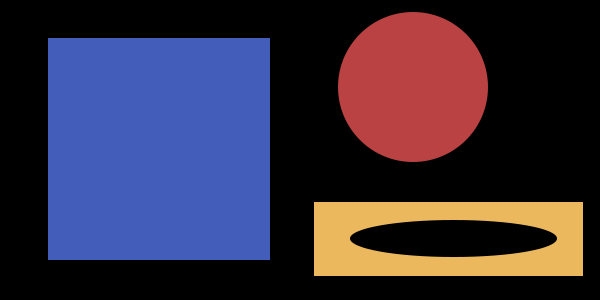
#> input picture images/basic_shapes.png, 600 x 300 px
$ jupyter execute 1_finding_drawing_contours.ipynb
#> lines starting #> are read from the running program, lines starting #| are printed output that depends on the picture; after the words box and inside, x2 and y2 are one past the last pixel; in counts of white or black regions, pixels touching at a corner belong together
### module1/cv_imshow.py
#!/usr/bin/env python
# coding: utf-8

# In[5]:


get_ipython().run_line_magic('matplotlib', 'inline')
from matplotlib import pyplot as plt
import cv2
import numpy as np


# In[8]:

def show_image():
    plt.show()

def display_image(title, img, render_image=True):
    if img.ndim == 3:
        img = img[:,:,::-1]
    plt.title(title)
    plt.imshow(img, cmap="gray")
    if render_image:
        show_image()

def create_subplot(fig, rows, columns, i, title, img):
    fig.add_subplot(rows, columns, i)
    display_image(title,img, render_image=False)

### module1/11_contours/1_finding_drawing_contours.ipynb
## CONTOURS
- We applied thresholding and edge detection to detect outlines and structures of objects in image.
- To access these outlines, we use contours
- This lesson includes finding and detecting contours in an image, along with extracting objects using contours, masks and cropping.

## FINGIND AND DRAWING CONTOURS
- If image is simple enough, we can directly use grayscsale as input.
- If image is complicated, we first objects using thresholing/edge detection and then find contours.

[cell 1]
#%matplotlib inline
import sys
sys.path.append("../../")

[cell 2]
import numpy as np
import cv2
from matplotlib import pyplot as plt
from cv_imshow import show_image, create_subplot, display_image
import imutils
import matplotlib.image as mpimg

[cell 3]
args = {
    "image" : "../../images/basic_shapes.png"
}

[cell 4]
image = cv2.imread(args["image"])
#> image is the input picture: shape (300, 600, 3); mean B, G, R 64.6, 46.4, 54.5
gray = cv2.cvtColor(image, cv2.COLOR_BGR2GRAY)
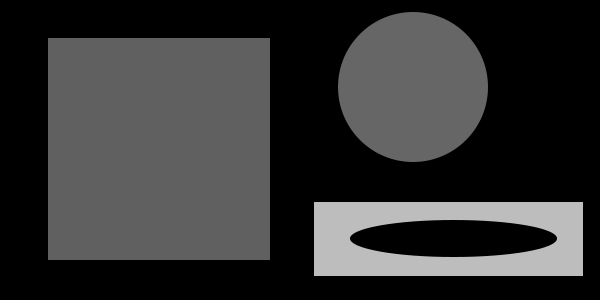
#> gray: shape (300, 600); min 0, max 189, mean 50.9
display_image("Original", image)

### FUNCTIONS
- cv2.findContours:
    - cv2.RETR_LIST: Returns all contours. Other methods exist that return only external contours
        - cv2.RETR_EXTERNAL: Return only external most contours of each shape in image. Example, if this was specified below, the oval shape in the yellow rectangle would not be returned.
    - cv2.CHAIN_ARPPOX_SIMPLE: Compresses horizontal, vertical and diagonal segments of contours and leaves only their end points.
    - returns a tuple of values, each tuple contains points along a contour.
- imutils.grab_contours
    - The problem with the returning tuple is that it is in a different format for OpenCV 2.4, OpenCV 3, OpenCV 3.4, OpenCV 4.0.0-pre, OpenCV 4.0.0-alpha, and OpenCV 4.0.0 (official).
    - The method in imutils solves this
- cv2.drawContours:
    - Draw returned contours on the clone of original image (or even a blank canvas), and provide thickness of the layer. (-1 for fill shape)

[cell 5]
cnts = cv2.findContours(gray.copy(), cv2.RETR_LIST, cv2.CHAIN_APPROX_SIMPLE)
#> cnts = 4 contours; box (x1, y1, x2, y2) and area: (48, 38, 270, 260) 48841, (314, 202, 583, 276) 19564, (338, 12, 488, 162) 17687, (350, 219, 557, 258) 5972
cnts = imutils.grab_contours(cnts)
clone = image.copy()
cv2.drawContours(clone, cnts, -1, (0,255,0), 2)
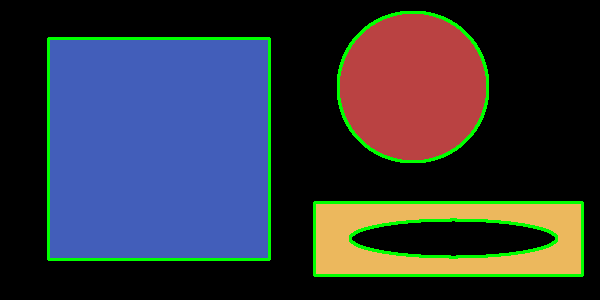
#> clone: shape (300, 600, 3); 4.28% of pixels changed, all inside (x1, y1, x2, y2) = (47, 11, 584, 277)
print("Found {} contours".format(len(cnts)))
#| Found 4 contours
display_image("All contours", clone)
#> call 2 of display_image, with title = 'All contours', render_image = True
#> in display_image (call 2), `img = img[:,:,::-1]`:
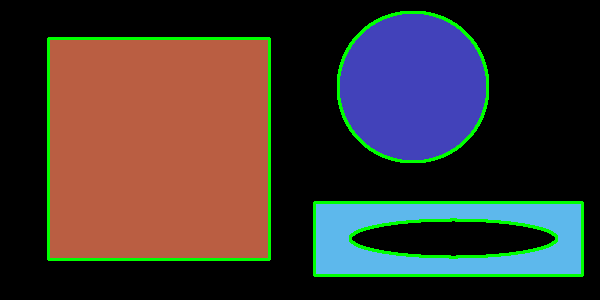
#> img: shape (300, 600, 3); mean B, G, R 50.4, 54.1, 61.4

[cell 6]
clone = image.copy()
fig = plt.figure(figsize=(12,12))
rows = 2
columns = 2
# loop over contours and draw each of them
for (i,c) in enumerate(cnts):
    cv2.drawContours(clone, [c], -1, (0,255,0), 2)
    create_subplot(fig, rows, columns, i+1, "Single Contour", clone)
#> this loop made 4 passes
#> c on passes 2 to 3: [[314, 202], [314, 275], [582, 275], [582, 202]], [[48, 38], [48, 259], [269, 259], [269, 38]]
#> pass 2, in display_image (call 4), `img = img[:,:,::-1]`:
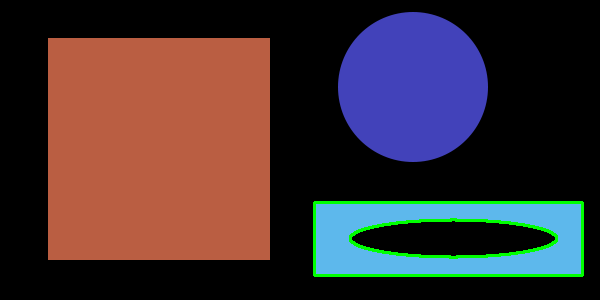
#> img: shape (300, 600, 3); mean B, G, R 51.9, 49.2, 63.5
    #display_image("Single contour", clone)
#> figure, not shown here; B, G, R data is drawn as R, G, B

### Apply only external contours
- Use cv2.RETR_EXTERNAL instead of cv2.RETR_LIST

[cell 7]
clone = image.copy()
# Use cv2.RETR_EXTERNAL instead of cv2.RETR_LIST
cnts = cv2.findContours(gray.copy(), cv2.RETR_EXTERNAL, cv2.CHAIN_APPROX_SIMPLE)
#> cnts = 3 contours; box (x1, y1, x2, y2) and area: (48, 38, 270, 260) 48841, (314, 202, 583, 276) 19564, (338, 12, 488, 162) 17687
cnts = imutils.grab_contours(cnts)
cv2.drawContours(clone, cnts, -1, (0,255,0),2)
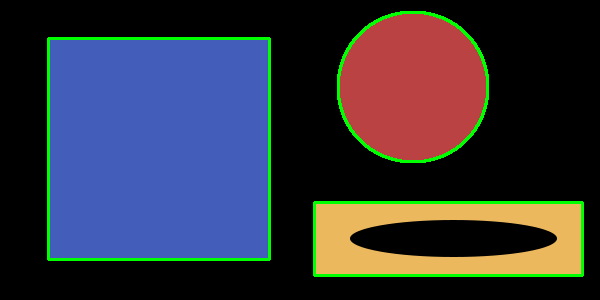
#> clone: shape (300, 600, 3); 3.5% of pixels changed, all inside (x1, y1, x2, y2) = (47, 11, 584, 277)
display_image("Al external contours", clone)

## USING CONTOURS AND MASKS TOGETHER

[cell 8]
clone = image.copy()
display_image("Image", image)
fig=plt.figure(figsize=(10, 10))
rows = 3
columns = 2
for (i,c) in enumerate(cnts):
    mask = np.zeros(gray.shape, dtype='uint8')
    cv2.drawContours(mask, [c], -1, 255, -1)
    create_subplot(fig, rows, columns, 2*i+1,"Mask", mask)
    create_subplot(fig, rows, columns, 2*i+2, "Image+mask", cv2.bitwise_and(image, image, mask=mask))
#> this loop made 3 passes
#> pass 1, in display_image (call 10), `img = img[:,:,::-1]`:
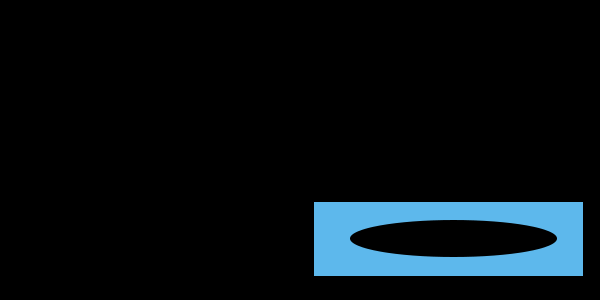
#> img: shape (300, 600, 3); mean B, G, R 18.2, 14.2, 7.2
#> pass 2, in display_image (call 12), `img = img[:,:,::-1]`:
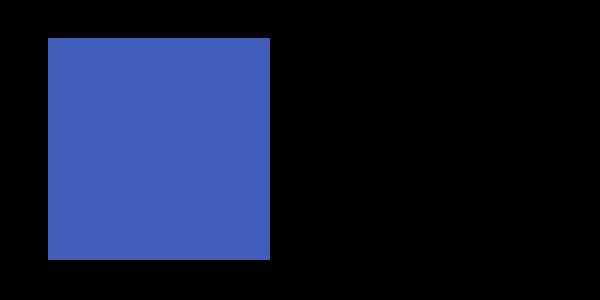
#> img: shape (300, 600, 3); mean R, G, B 18.1, 25.7, 50.9
#> pass 3, in display_image (call 14), `img = img[:,:,::-1]`:
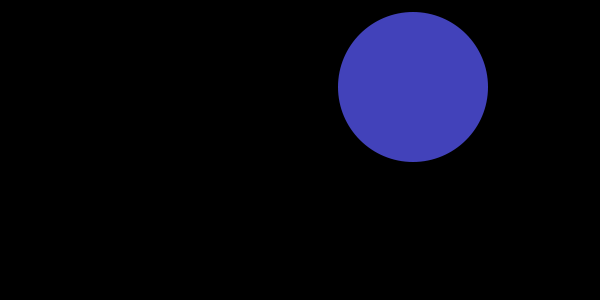
#> img: shape (300, 600, 3); mean B, G, R 18.3, 6.5, 6.5
#> after the loop:
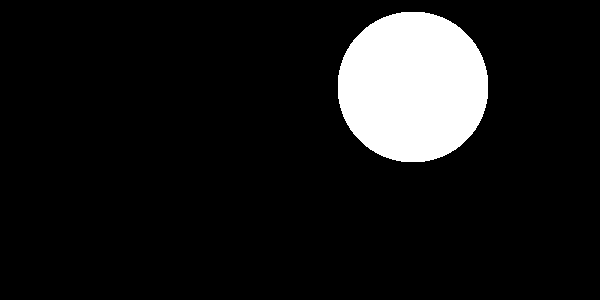
#> mask: shape (300, 600); 9.9% white; 1 white region, box (x1, y1, x2, y2) and area: (338, 12, 488, 162) 17900
plt.show()
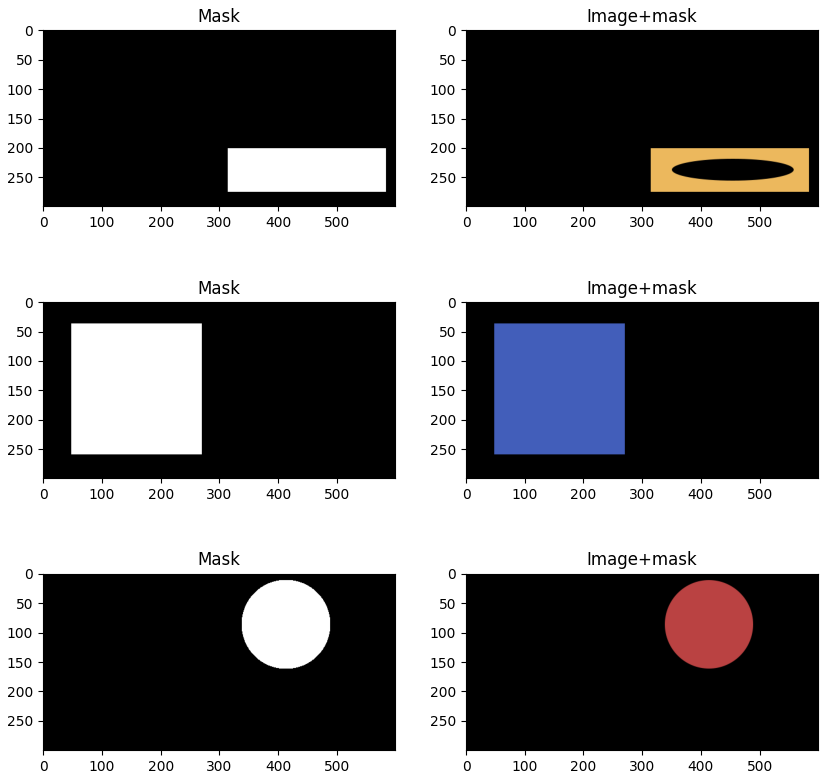
#> figure drawn by matplotlib, 6 panels; B, G, R data is drawn as R, G, B

$ run again, with images/circles_and_squares.png copied over images/basic_shapes.png
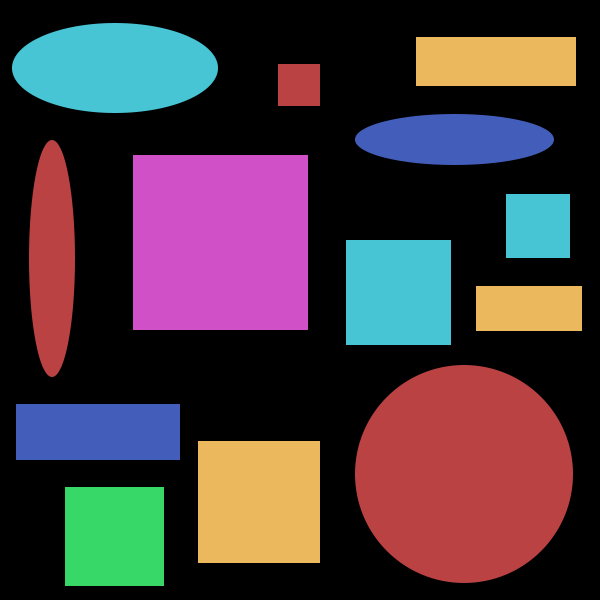
#> input picture images/circles_and_squares.png, 600 x 600 px
#> image is the input picture: shape (600, 600, 3); mean B, G, R 62, 56.2, 70.8
#> `gray = cv2.cvtColor(image, cv2.COLOR_BGR2GRAY)`:
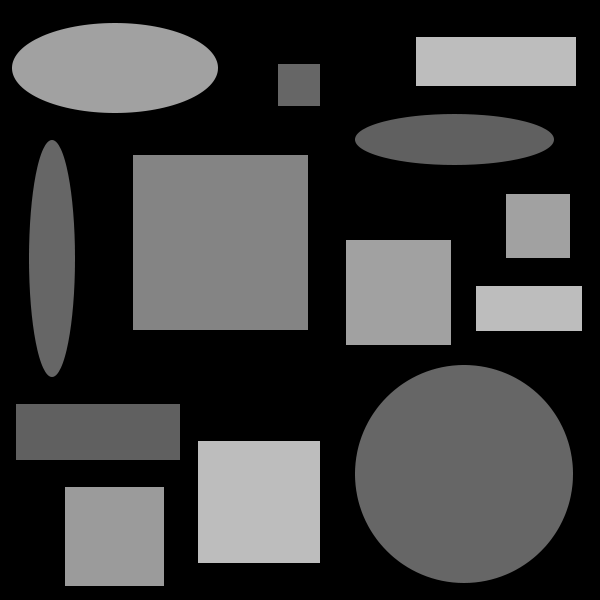
#> gray: shape (600, 600); min 0, max 189, mean 61.2
#> cnts = 13 contours; largest, box (x1, y1, x2, y2) and area: (355, 365, 573, 583) 37385, (133, 155, 308, 330) 30276, (198, 441, 320, 563) 14641, (12, 23, 218, 113) 14593, (346, 240, 451, 345) 10816
#> clone: shape (600, 600, 3); 4.89% of pixels changed, all inside (x1, y1, x2, y2) = (11, 22, 583, 587)
#| Found 13 contours
